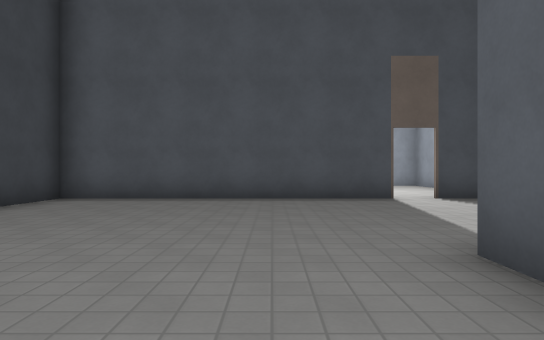
view 1 (above)

16 first-person views from a walk through a level from a Godot 3-D game. The camera is 1.2 m above the floor, looks level and sees 75° across. The floor is counted in squares, 2 m on a side. Each view is taken from the middle of a square. On the plan, view 1 faces up. The plan holds only what a view shows up to about 10 squares ahead; the rest is blank. The place goes on beyond the plan. Surface patterns are stand-ins for the level's own textures.

view 2
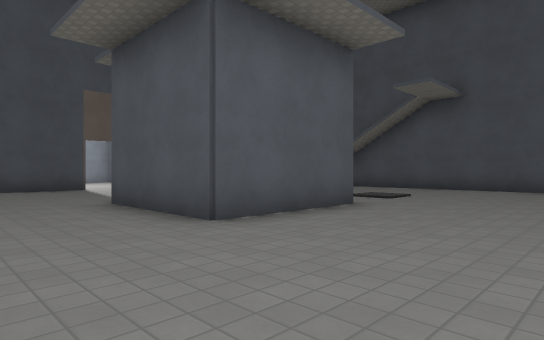

view 3
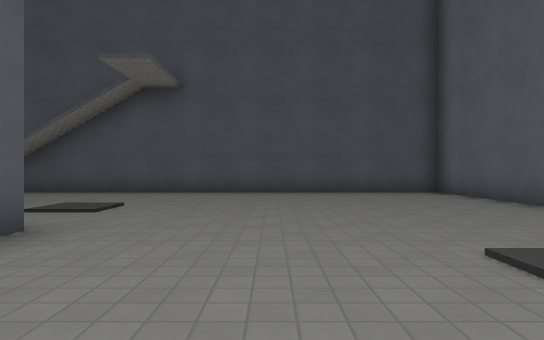

view 4
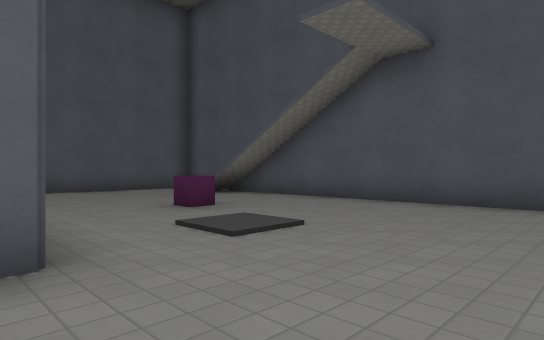

view 5
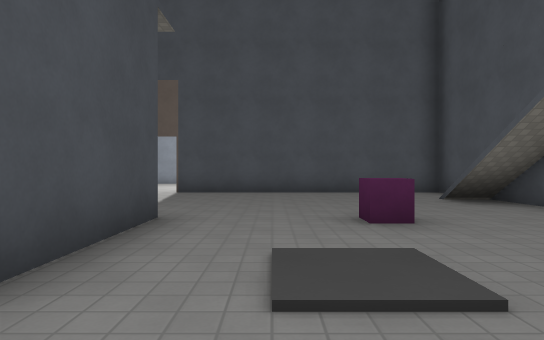

view 6
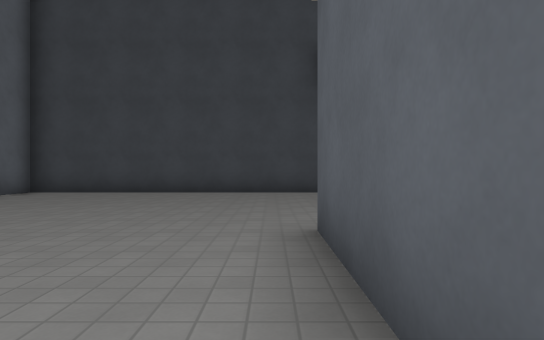

view 7
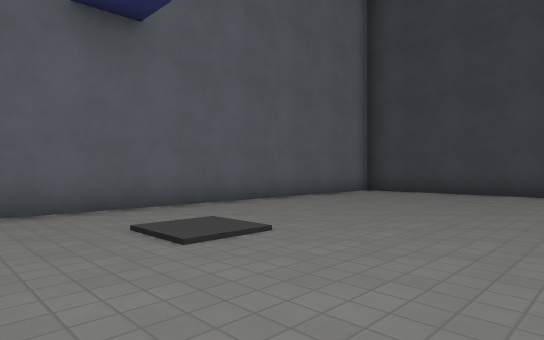

view 8
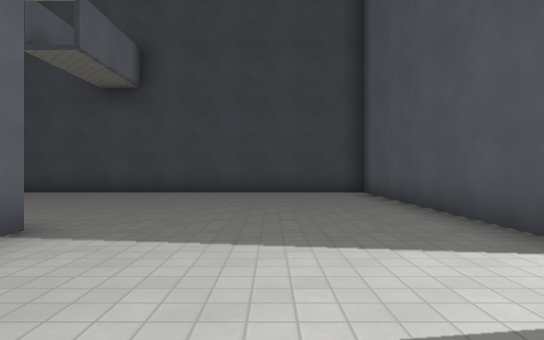

view 9
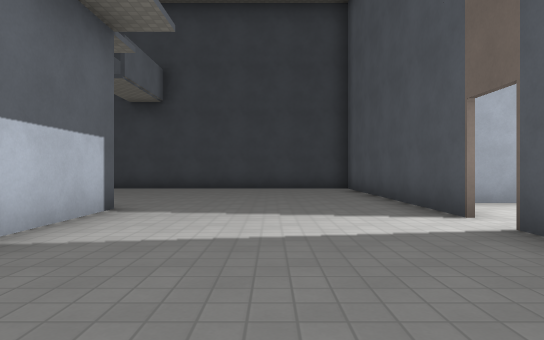

view 10
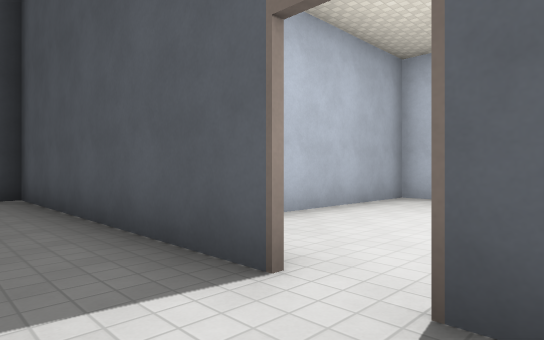

view 11
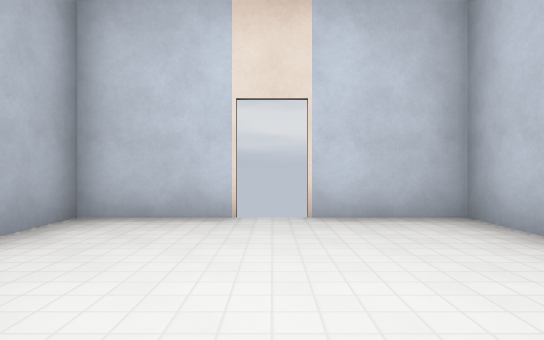

view 12
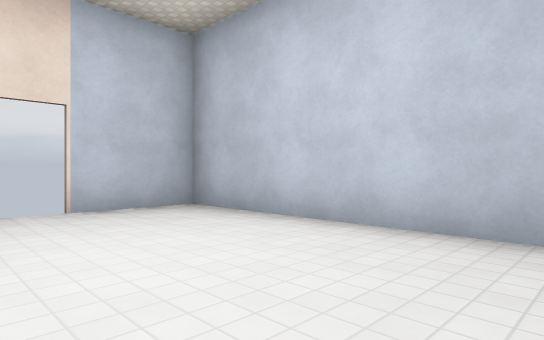

view 13
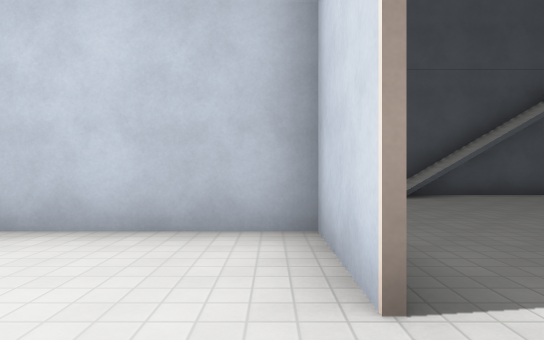

view 14
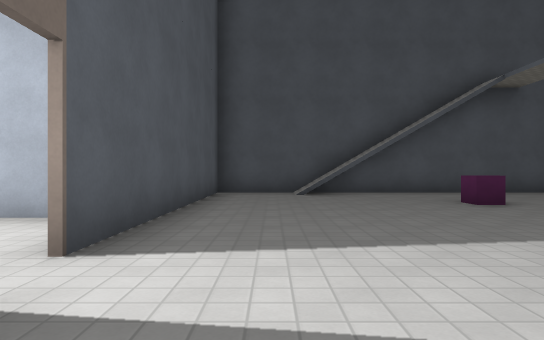

view 15
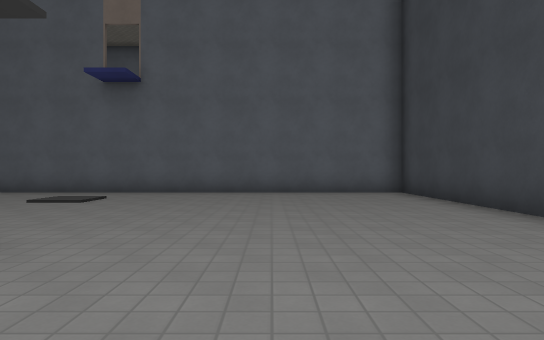

view 16
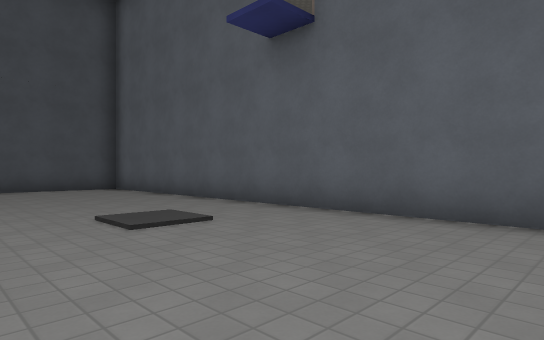

### Floor plan
Points are (right, up) in squares from view 1. A wall is a line through its corners. A room is listed if a view was taken in it or the views show most of it. See-through windows are left out.
Room 1 (views 1, 2, 3, 4, 5, 6, 7, 8, 9, 10, 14, 15, 16)
walls: (4.6, -0.5) (1.5, -0.5) (1.5, 2.6) (3.9, 2.6); (4.6, 2.5) (4.6, -0.1); (2.5, 7.5) (-4.5, 7.5) (-4.5, -7.5) (10.5, -7.5) (10.5, 7.5) (3.5, 7.5)
ways out: opening at (3, 7) to room 2
objects: other object (3, 7) to (3, 8); other object (7, 2)
Room 2 (views 11, 12, 13)
walls: (2.5, 13.4) (0.6, 13.4) (0.6, 8.6); (3.5, 7.5) (5.5, 7.5) (5.5, 13.4) (3.5, 13.4)
ways out: opening at (3, 7) to room 1
objects: other object (3, 14)

Where each view was taken, in squares from view 1:
view 1: 0 up, 0 right, facing up
view 2: 4 down, 1 left, facing up-right
view 3: 3 down, 1 right, facing right
view 4: 3 down, 4 right, facing up-right
view 5: 2 down, 6 right, facing up
view 6: 1 down, 5 right, facing left
view 7: 2 down, 5 right, facing down-left
view 8: 5 up, 5 right, facing left
view 9: 5 up, 7 right, facing left
view 10: 6 up, 4 right, facing up-left
view 11: 9 up, 3 right, facing up
view 12: 8 up, 2 right, facing up-right
view 13: 8 up, 2 right, facing right
view 14: 6 up, 1 right, facing right
view 15: 2 up, 1 left, facing down
view 16: 3 down, 1 left, facing down-right
